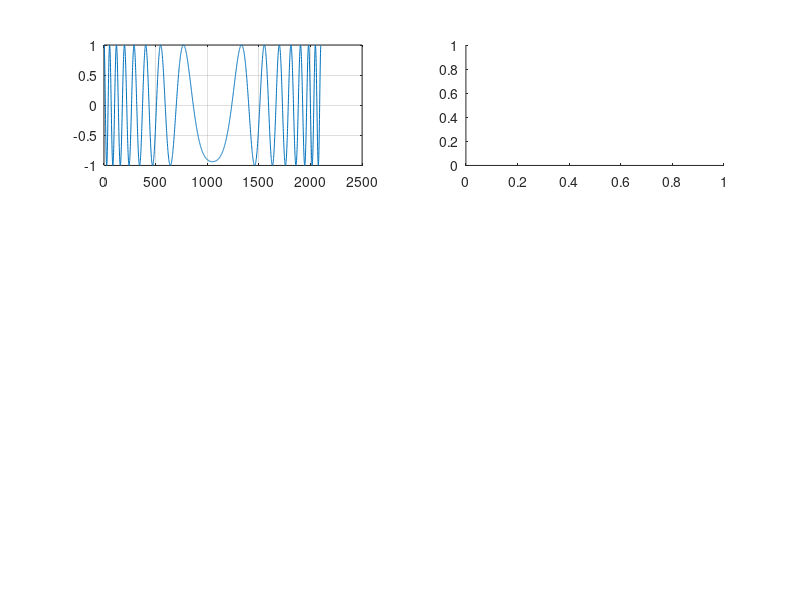

Source code (MATLAB): (Note: this script raises an error after producing the figure.)
%--------------------------------------------------------------------------
%   逗留相位原理产生非线性调频信号
%   qwe14789cn@gmail.com
%   20180308
%--------------------------------------------------------------------------
%   初始化
%--------------------------------------------------------------------------
clear;
clc;

%--------------------------------------------------------------------------
%   参数设置
%--------------------------------------------------------------------------
%   构造连续信号的Fs
%--------------------------------------------------------------------------
fs = 70e6;                                                                 %发射信号采样频率

%--------------------------------------------------------------------------
bw = 3e6;                                                                   %发射信号带宽
k = 0.09;
K = (1-k)/(1+k)/2;
PRT = 162e-6;
%--------------------------------------------------------------------------
%   长脉冲参数设置
%--------------------------------------------------------------------------
Tp1 = 30e-6;                                                                 %发射信号脉冲宽度
t1  = -0.5*Tp1 : 1/fs : 0.5 * Tp1 - 1/fs;                                       %采样点长度
N1  = length(t1);
f1  = linspace(-bw/2,bw/2,N1);

%--------------------------------------------------------------------------
%   短脉冲参数设置
%--------------------------------------------------------------------------
Tp2 = 2e-6;                                                                 %发射信号脉冲宽度
t2  = -0.5*Tp2 : 1/fs : 0.5 * Tp2 - 1/fs;                                   %采样点长度
N2  = length(t2);
f2  = linspace(-bw/2,bw/2,N2);

%--------------------------------------------------------------------------
%   核心是这个t的数学公式，是频域表达式积分出来的，这才是重点
%   如何用模糊函数制定这个函数形态
%--------------------------------------------------------------------------
tf1 = f1/bw*Tp1 + K*Tp1 * sin(2*pi*f1/bw)/pi;                               %这个应该是群时延函数
tf2 = f2/bw*Tp2 + K*Tp2 * sin(2*pi*(f2/bw))/pi;                             %这个应该是群时延函数
% 
%--------------------------------------------------------------------------
%   理由解释
%   这里是等间距频率轴，时间轴不是等间距的，所以要把数据变成等间距时间轴
%   因此要进行差值
%--------------------------------------------------------------------------
ft1 = interp1(tf1,f1,t1);                                                   %对这个函数按照t0坐标系差值
ft2 = interp1(tf2,f2,t2);                                                   %对这个函数按照t0坐标系差值

%--------------------------------------------------------------------------
%   cumtrapz 梯形法求解数值积分
%--------------------------------------------------------------------------
phi1 = 2*pi*cumtrapz(ft1)/fs;
sig1 = exp(1j*phi1).';
phi2 = 2*pi*cumtrapz(ft2)/fs;
sig2 = exp(-1j*phi2).';

sig = [sig1;sig2;zeros(round((PRT-Tp1-Tp2)*fs),1)];


%--------------------------------------------------------------------------
%   可视化
%--------------------------------------------------------------------------
figure(1)
subplot(321)
plot(real(sig1));grid on;
subplot(322)
spectrogram(sig1,128,127,128,fs,'yaxis');
subplot(323)
plot(real(sig2));grid on;
subplot(324)
spectrogram(sig2,16,15,16,fs,'yaxis');
subplot(325)
plot(real(sig));grid on;
subplot(326)
spectrogram(sig,64,63,128,fs,'yaxis');

figure(2)
subplot(311)
plot(0:1/fs:PRT-1/fs,real(sig));title('长+短脉冲合成');grid on
subplot(312)
plot(t1,real(sig1));title('长脉冲');grid on
subplot(313)
plot(t2,real(sig2));title('短脉冲');grid on

fprintf('按照采样率 %d MHz 生成的连续信号->raw_signal\n',fs/1e6)
save P01_waveform.mat sig1 sig2 sig fs bw PRT Tp1 Tp2
